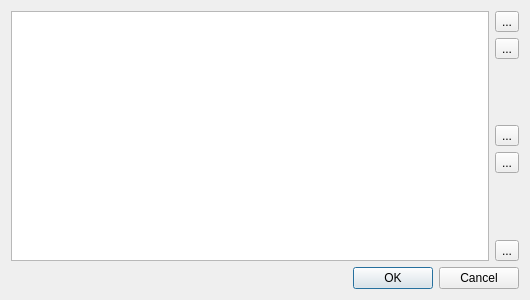
<?xml version="1.0" encoding="UTF-8"?>
<ui version="4.0">
 <class>alarm_plugin::AlarmsListDialog</class>
 <widget class="QDialog" name="alarm_plugin::AlarmsListDialog">
  <property name="geometry">
   <rect>
    <x>0</x>
    <y>0</y>
    <width>530</width>
    <height>300</height>
   </rect>
  </property>
  <property name="windowTitle">
   <string>Alarm Settings</string>
  </property>
  <layout class="QGridLayout" name="gridLayout">
   <item row="0" column="0" rowspan="7">
    <widget class="QListWidget" name="alarms_list"/>
   </item>
   <item row="0" column="1">
    <widget class="QToolButton" name="add_btn">
     <property name="toolTip">
      <string>Add new alarm</string>
     </property>
     <property name="text">
      <string notr="true">...</string>
     </property>
     <property name="icon">
      <iconset resource="../alarm.qrc">
       <normaloff>:/alarm/add.svg.p</normaloff>:/alarm/add.svg.p</iconset>
     </property>
    </widget>
   </item>
   <item row="1" column="1">
    <widget class="QToolButton" name="del_btn">
     <property name="toolTip">
      <string>Delete selected</string>
     </property>
     <property name="text">
      <string notr="true">...</string>
     </property>
     <property name="icon">
      <iconset resource="../alarm.qrc">
       <normaloff>:/alarm/del.svg.p</normaloff>:/alarm/del.svg.p</iconset>
     </property>
    </widget>
   </item>
   <item row="2" column="1">
    <spacer name="verticalSpacer">
     <property name="orientation">
      <enum>Qt::Vertical</enum>
     </property>
     <property name="sizeHint" stdset="0">
      <size>
       <width>20</width>
       <height>70</height>
      </size>
     </property>
    </spacer>
   </item>
   <item row="3" column="1">
    <widget class="QToolButton" name="disable_all_btn">
     <property name="toolTip">
      <string>Disable all alarms</string>
     </property>
     <property name="text">
      <string notr="true">...</string>
     </property>
     <property name="icon">
      <iconset resource="../alarm.qrc">
       <normaloff>:/alarm/disable_all.svg.p</normaloff>:/alarm/disable_all.svg.p</iconset>
     </property>
    </widget>
   </item>
   <item row="4" column="1">
    <widget class="QToolButton" name="delete_all_btn">
     <property name="toolTip">
      <string>Remove all alarms</string>
     </property>
     <property name="text">
      <string notr="true">...</string>
     </property>
     <property name="icon">
      <iconset resource="../alarm.qrc">
       <normaloff>:/alarm/remove_all.svg.p</normaloff>:/alarm/remove_all.svg.p</iconset>
     </property>
    </widget>
   </item>
   <item row="5" column="1">
    <spacer name="verticalSpacer_2">
     <property name="orientation">
      <enum>Qt::Vertical</enum>
     </property>
     <property name="sizeHint" stdset="0">
      <size>
       <width>20</width>
       <height>70</height>
      </size>
     </property>
    </spacer>
   </item>
   <item row="6" column="1">
    <widget class="QToolButton" name="adv_settings_btn">
     <property name="toolTip">
      <string>Advanced settings</string>
     </property>
     <property name="text">
      <string notr="true">...</string>
     </property>
     <property name="icon">
      <iconset resource="../alarm.qrc">
       <normaloff>:/alarm/settings.svg.p</normaloff>:/alarm/settings.svg.p</iconset>
     </property>
    </widget>
   </item>
   <item row="7" column="0" colspan="2">
    <widget class="QDialogButtonBox" name="buttonBox">
     <property name="orientation">
      <enum>Qt::Horizontal</enum>
     </property>
     <property name="standardButtons">
      <set>QDialogButtonBox::Cancel|QDialogButtonBox::Ok</set>
     </property>
    </widget>
   </item>
  </layout>
 </widget>
 <resources>
  <include location="../alarm.qrc"/>
 </resources>
 <connections>
  <connection>
   <sender>buttonBox</sender>
   <signal>accepted()</signal>
   <receiver>alarm_plugin::AlarmsListDialog</receiver>
   <slot>accept()</slot>
   <hints>
    <hint type="sourcelabel">
     <x>248</x>
     <y>254</y>
    </hint>
    <hint type="destinationlabel">
     <x>157</x>
     <y>274</y>
    </hint>
   </hints>
  </connection>
  <connection>
   <sender>buttonBox</sender>
   <signal>rejected()</signal>
   <receiver>alarm_plugin::AlarmsListDialog</receiver>
   <slot>reject()</slot>
   <hints>
    <hint type="sourcelabel">
     <x>316</x>
     <y>260</y>
    </hint>
    <hint type="destinationlabel">
     <x>286</x>
     <y>274</y>
    </hint>
   </hints>
  </connection>
 </connections>
</ui>
